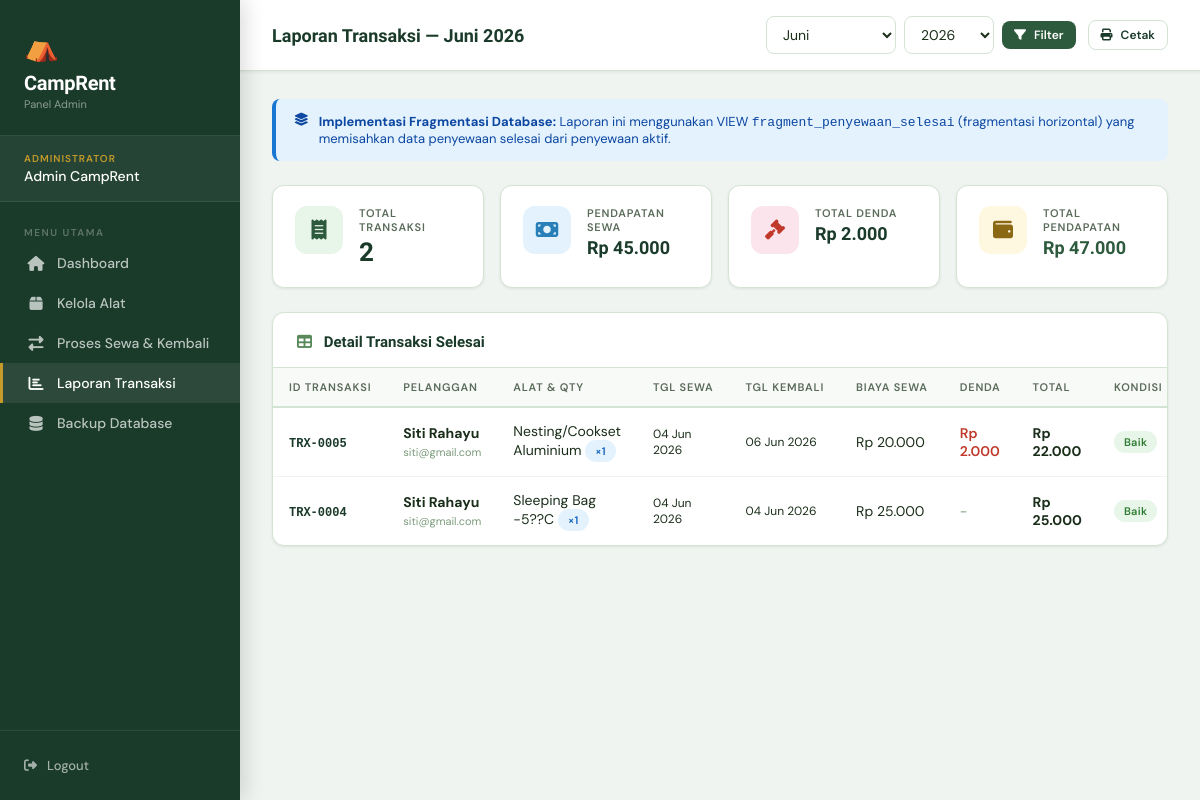
Page /laporan_transaksi.php (signed in) on the committed database.
### tables this page shows
CREATE TABLE `penyewaan` (
  `id_penyewaan` int NOT NULL AUTO_INCREMENT,
  `id_pelanggan` int DEFAULT NULL,
  `tgl_sewa` date NOT NULL,
  `tgl_kembali_seharusnya` date NOT NULL,
  `total_bayar` decimal(10,2) DEFAULT '0.00',
  `status_penyewaan` enum('disewa','dikembalikan','terlambat') DEFAULT 'disewa',
  `catatan` text,
  `created_at` timestamp NULL DEFAULT CURRENT_TIMESTAMP,
  PRIMARY KEY (`id_penyewaan`),
  KEY `id_pelanggan` (`id_pelanggan`),
  CONSTRAINT `penyewaan_ibfk_1` FOREIGN KEY (`id_pelanggan`) REFERENCES `pengguna` (`id_pengguna`) ON DELETE SET NULL
);

CREATE TABLE `pengguna` (
  `id_pengguna` int NOT NULL AUTO_INCREMENT,
  `nama` varchar(100) NOT NULL,
  `email` varchar(100) NOT NULL,
  `password` varchar(255) NOT NULL,
  `peran` enum('admin','pelanggan') NOT NULL DEFAULT 'pelanggan',
  `no_telepon` varchar(15) DEFAULT NULL,
  `alamat` text,
  `created_at` timestamp NULL DEFAULT CURRENT_TIMESTAMP,
  PRIMARY KEY (`id_pengguna`),
  UNIQUE KEY `email` (`email`)
);

CREATE TABLE `alat_camping` (
  `id_alat` int NOT NULL AUTO_INCREMENT,
  `nama_alat` varchar(100) NOT NULL,
  `kategori` varchar(50) DEFAULT NULL,
  `deskripsi` text,
  `harga_per_hari` decimal(10,2) NOT NULL,
  `stok` int NOT NULL DEFAULT '0',
  `stok_awal` int NOT NULL DEFAULT '0',
  `kondisi` enum('baik','rusak_ringan','rusak_berat') DEFAULT 'baik',
  `created_at` timestamp NULL DEFAULT CURRENT_TIMESTAMP,
  PRIMARY KEY (`id_alat`)
);

CREATE TABLE `detail_penyewaan` (
  `id_detail` int NOT NULL AUTO_INCREMENT,
  `id_penyewaan` int DEFAULT NULL,
  `id_alat` int DEFAULT NULL,
  `jumlah` int NOT NULL,
  `harga_satuan` decimal(10,2) NOT NULL,
  PRIMARY KEY (`id_detail`),
  KEY `id_penyewaan` (`id_penyewaan`),
  KEY `id_alat` (`id_alat`),
  CONSTRAINT `detail_penyewaan_ibfk_1` FOREIGN KEY (`id_penyewaan`) REFERENCES `penyewaan` (`id_penyewaan`) ON DELETE CASCADE,
  CONSTRAINT `detail_penyewaan_ibfk_2` FOREIGN KEY (`id_alat`) REFERENCES `alat_camping` (`id_alat`) ON DELETE CASCADE
);

CREATE TABLE `pengembalian` (
  `id_pengembalian` int NOT NULL AUTO_INCREMENT,
  `id_penyewaan` int DEFAULT NULL,
  `tgl_dikembalikan` date NOT NULL,
  `denda` decimal(10,2) DEFAULT '0.00',
  `kondisi_alat` enum('baik','rusak') DEFAULT 'baik',
  `keterangan` text,
  PRIMARY KEY (`id_pengembalian`),
  KEY `id_penyewaan` (`id_penyewaan`),
  CONSTRAINT `pengembalian_ibfk_1` FOREIGN KEY (`id_penyewaan`) REFERENCES `penyewaan` (`id_penyewaan`) ON DELETE CASCADE
);

### config.php (called while the page is built, shortened)
<?php
function rupiah($angka) {
    return 'Rp ' . number_format($angka, 0, ',', '.');
}
function tgl_indo($tgl) {
    $bulan = ['', 'Jan', 'Feb', 'Mar', 'Apr', 'Mei', 'Jun', 'Jul', 'Agt', 'Sep', 'Okt', 'Nov', 'Des'];
    $d = explode('-', $tgl);
    return $d[2] . ' ' . $bulan[(int)$d[1]] . ' ' . $d[0];
}
?>

### laporan_transaksi.php (the view, shortened to what this page needs)
<?php
require_once 'config.php';
$bulan = isset($_GET['bulan']) ? intval($_GET['bulan']) : intval(date('m'));
$tahun = isset($_GET['tahun']) ? intval($_GET['tahun']) : intval(date('Y'));
$filter_bulan = "AND MONTH(p.tgl_sewa) = $bulan AND YEAR(p.tgl_sewa) = $tahun";
$query = "
    SELECT p.id_penyewaan, pg.nama AS nama_pelanggan, pg.email, pg.no_telepon,
           ac.nama_alat, ac.kategori, dp.jumlah, dp.harga_satuan,
           p.tgl_sewa, p.tgl_kembali_seharusnya, p.total_bayar,
           k.tgl_dikembalikan, IFNULL(k.denda,0) AS denda,
           (p.total_bayar + IFNULL(k.denda,0)) AS grand_total,
           k.kondisi_alat
    FROM fragment_penyewaan_selesai p
    JOIN pengguna pg ON p.id_pelanggan = pg.id_pengguna
    JOIN detail_penyewaan dp ON p.id_penyewaan = dp.id_penyewaan
    JOIN alat_camping ac ON dp.id_alat = ac.id_alat
    LEFT JOIN pengembalian k ON p.id_penyewaan = k.id_penyewaan
    WHERE 1=1 $filter_bulan
    ORDER BY k.tgl_dikembalikan DESC
";
$result = mysqli_query($conn, $query);
$summary = mysqli_fetch_assoc(mysqli_query($conn, "
    SELECT
        COUNT(DISTINCT p.id_penyewaan) AS total_trx,
        SUM(p.total_bayar) AS total_sewa,
        SUM(IFNULL(k.denda,0)) AS total_denda,
        SUM(p.total_bayar + IFNULL(k.denda,0)) AS grand_total
    FROM penyewaan p
    LEFT JOIN pengembalian k ON p.id_penyewaan = k.id_penyewaan
    WHERE p.status_penyewaan = 'dikembalikan'
      AND MONTH(p.tgl_sewa) = $bulan AND YEAR(p.tgl_sewa) = $tahun
"));
$nama_bulan = ['','Januari','Februari','Maret','April','Mei','Juni','Juli','Agustus','September','Oktober','November','Desember'];
?>
<?php include 'header.php'; ?>
</head>
<body>
<div class="sidebar">
    <div class="sidebar-logo">
        <div class="logo-icon">⛺</div>
        <h1>CampRent</h1>
        <div class="tagline">Panel Admin</div>
    </div>
    <div class="sidebar-user">
        <div class="user-role">Administrator</div>
        <div class="user-name"><?= htmlspecialchars($_SESSION['nama']) ?></div>
    </div>
    <div class="sidebar-nav">
        <div class="nav-section-label">Menu Utama</div>
        <a href="dashboard_admin.php" class="nav-link"><i class="fas fa-home fa-fw"></i> Dashboard</a>
        <a href="kelola_alat.php" class="nav-link"><i class="fas fa-box fa-fw"></i> Kelola Alat</a>
        <a href="proses_transaksi.php" class="nav-link"><i class="fas fa-exchange-alt fa-fw"></i> Proses Sewa & Kembali</a>
        <a href="laporan_transaksi.php" class="nav-link active"><i class="fas fa-chart-bar fa-fw"></i> Laporan Transaksi</a>
        <a href="backup_db.php" class="nav-link"><i class="fas fa-database fa-fw"></i> Backup Database</a>
    </div>
    <div class="sidebar-footer">
        <a href="logout.php" class="btn-logout"><i class="fas fa-sign-out-alt"></i> Logout</a>
    </div>
</div>
<div class="main-content">
    <div class="topbar">
        <div class="topbar-title">Laporan Transaksi — <?= $nama_bulan[$bulan] ?> <?= $tahun ?></div>
        <div style="display:flex;gap:12px;align-items:center;">
            <form method="GET" style="display:flex;gap:8px;align-items:center;">
                <select name="bulan" class="form-control" style="width:130px;padding:8px 12px;">
                    <?php for($m=1;$m<=12;$m++): ?>
                    <option value="<?=$m?>" <?=$m==$bulan?'selected':''?>><?= $nama_bulan[$m] ?></option>
                    <?php endfor; ?>
                </select>
                <select name="tahun" class="form-control" style="width:90px;padding:8px 12px;">
                    <?php for($y=date('Y');$y>=2024;$y--): ?>
                    <option value="<?=$y?>" <?=$y==$tahun?'selected':''?>><?=$y?></option>
                    <?php endfor; ?>
                </select>
                <button type="submit" class="btn btn-primary btn-sm"><i class="fas fa-filter"></i> Filter</button>
            </form>
            <button onclick="window.print()" class="btn btn-outline btn-sm"><i class="fas fa-print"></i> Cetak</button>
        </div>
    </div>
    <div class="page-body">
        <div class="alert alert-info section-gap">
            <i class="fas fa-layer-group"></i>
            <div><strong>Implementasi Fragmentasi Database:</strong> Laporan ini menggunakan VIEW <code>fragment_penyewaan_selesai</code> (fragmentasi horizontal) yang memisahkan data penyewaan selesai dari penyewaan aktif.</div>
        </div>
        <div class="stats-grid">
            <div class="stat-card">
                <div class="stat-icon green"><i class="fas fa-receipt"></i></div>
                <div><div class="stat-label">Total Transaksi</div><div class="stat-value"><?= $summary['total_trx'] ?? 0 ?></div></div>
            </div>
            <div class="stat-card">
                <div class="stat-icon blue"><i class="fas fa-money-bill"></i></div>
                <div><div class="stat-label">Pendapatan Sewa</div><div class="stat-value" style="font-size:18px;"><?= rupiah($summary['total_sewa'] ?? 0) ?></div></div>
            </div>
            <div class="stat-card">
                <div class="stat-icon red"><i class="fas fa-gavel"></i></div>
                <div><div class="stat-label">Total Denda</div><div class="stat-value" style="font-size:18px;"><?= rupiah($summary['total_denda'] ?? 0) ?></div></div>
            </div>
            <div class="stat-card">
                <div class="stat-icon amber"><i class="fas fa-wallet"></i></div>
                <div><div class="stat-label">Total Pendapatan</div><div class="stat-value" style="font-size:18px;color:#2d5a3d;"><?= rupiah($summary['grand_total'] ?? 0) ?></div></div>
            </div>
        </div>
        <div class="card">
            <div class="card-header">
                <span class="card-title"><i class="fas fa-table" style="color:#5a8a5a;margin-right:8px;"></i> Detail Transaksi Selesai</span>
            </div>
            <div class="table-wrapper">
                <table>
                    <thead>
                        <tr>
                            <th>ID Transaksi</th>
                            <th>Pelanggan</th>
                            <th>Alat & Qty</th>
                            <th>Tgl Sewa</th>
                            <th>Tgl Kembali</th>
                            <th>Biaya Sewa</th>
                            <th>Denda</th>
                            <th>Total</th>
                            <th>Kondisi</th>
                        </tr>
                    </thead>
                    <tbody>
                    <?php while($r = mysqli_fetch_assoc($result)): ?>
                    <tr>
                        <td><span style="font-family:monospace;font-size:12px;font-weight:700;color:#1a3a2a;">TRX-<?= str_pad($r['id_penyewaan'],4,'0',STR_PAD_LEFT) ?></span></td>
                        <td>
                            <strong><?= htmlspecialchars($r['nama_pelanggan']) ?></strong>
                            <br><span style="font-size:11px;color:#7a9a7a;"><?= htmlspecialchars($r['email']) ?></span>
                        </td>
                        <td><?= htmlspecialchars($r['nama_alat']) ?> <span class="badge badge-blue">×<?= $r['jumlah'] ?></span></td>
                        <td style="font-size:12px;"><?= tgl_indo($r['tgl_sewa']) ?></td>
                        <td style="font-size:12px;"><?= tgl_indo($r['tgl_dikembalikan']) ?></td>
                        <td><?= rupiah($r['total_bayar']) ?></td>
                        <td><?= $r['denda'] > 0 ? '<span style="color:#c0392b;font-weight:600;">'.rupiah($r['denda']).'</span>' : '<span style="color:#7a9a7a;">-</span>' ?></td>
                        <td><strong><?= rupiah($r['grand_total']) ?></strong></td>
                        <td>
                            <?php $k = $r['kondisi_alat'] ?? 'baik'; ?>
                            <span class="badge <?= $k === 'baik' ? 'badge-green' : 'badge-red' ?>"><?= ucfirst($k) ?></span>
                        </td>
                    </tr>
                    <?php endwhile; ?>
                    </tbody>
                </table>
            </div>
        </div>
    </div>
</div>
</body>
</html>

### rows in the picture
penyewaan: id_penyewaan "0005", id_pelanggan.nama "Siti Rahayu", id_pelanggan.email "siti@gmail.com", alat_camping.nama_alat "Nesting/Cookset Aluminium", detail_penyewaan.jumlah "1", tgl_sewa "04 Jun 2026", pengembalian.tgl_dikembalikan "06 Jun 2026", total_bayar "Rp 20.000", denda "Rp 2.000", grand_total "Rp 22.000", pengembalian.kondisi_alat "Baik"
penyewaan: id_penyewaan "0004", id_pelanggan.nama "Siti Rahayu", id_pelanggan.email "siti@gmail.com", alat_camping.nama_alat "Sleeping Bag -5??C", detail_penyewaan.jumlah "1", tgl_sewa "04 Jun 2026", pengembalian.tgl_dikembalikan "04 Jun 2026", total_bayar "Rp 25.000", grand_total "Rp 25.000", pengembalian.kondisi_alat "Baik"

### other values in the picture
$_SESSION['nama'] "Admin CampRent"
$nama_bulan[$bulan] "Juni"
$tahun "2026"
$summary['total_trx'] "2"
rupiah($summary['total_sewa'] ?? 0) "Rp 45.000"
rupiah($summary['total_denda'] ?? 0) "Rp 2.000"
rupiah($summary['grand_total'] ?? 0) "Rp 47.000"
form field bulan "Juni"
form field tahun "2026"
